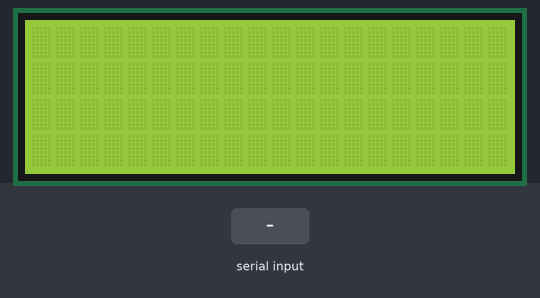
The program below on a simulated Raspberry Pi (BCM pin numbers). On the bench: 20×4 character LCD. Inputs (shaded band) come from the test bench. What the program prints to the terminal is not drawn. At 1.3 s the program stops and its outputs stay as they are.

Above: at 1.2 s.
1.3 s: "0" typed at the terminal, then Enter
At 2.2 s:
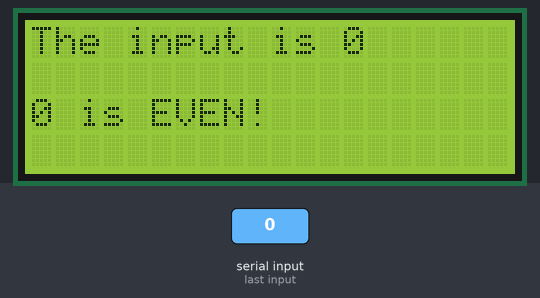
Timing chart, 0 to 2.8 s (numbered marks = the images above; inputs shaded):
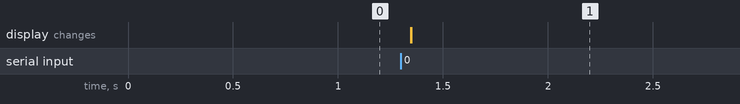

Measured:
- after the input at 1.3 s, the display: first changes after 0.05 s (image 1 shows a later state)

The program:

lcd_even_odd.py
```python
from gpiozero import LED
from time import sleep
import time
from RPLCD.i2c import CharLCD


I2C_ADDR = 0x27
LCD_COLS = 20
LCD_ROWS = 4
I2C_Port = 1

lcd = CharLCD(i2c_expander = 'PCF8574',
              address = I2C_ADDR,
              port = I2C_Port,
              cols = LCD_COLS,
              rows = LCD_ROWS,
              auto_linebreaks = True)

# ODD or EVEN checker

try:
    # declare a variable and get user input and convert to integer
    user_input = int(input("Please enter a integer:"))

    # clear the lcd
    lcd.clear()

    # set LCD cursor position to 1st row (0th index)
    #                      and 1st column (0th index)
    lcd.cursor_pos = (0,0)
    # display the input value on the LCD
    lcd.write_string(f"The input is {user_input}")
    lcd.cursor_pos = (2, 0)
    if((user_input % 2) == 0): # condition for an integer to be even

        # set LCD cursor position to 3rd row and 1st column
        #lcd.cursor_pos = (2, 0)
        # display the result
        lcd.write_string(f"{user_input} is EVEN!")

    else:
        # set LCD cursor position to 3rd row and 1st column
        # Note: we are setting the cursor to the same position
        #       since only one of these two (if or else) will execute
        #lcd.cursor_pos = (2, 0)
        # display the result
        lcd.write_string(f"{user_input} is ODD!")


except KeyboardInterrupt:
    pass
finally:
    print("Done!")
```
